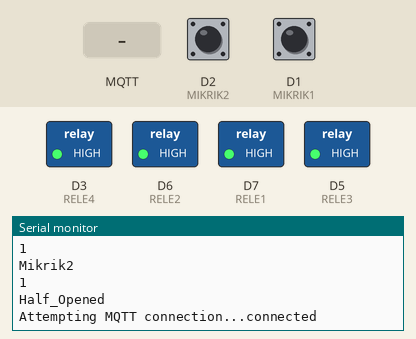
This program was run on a simulated ESP8266 (Wemos D1 mini). On the bench: switched loads named in the program (green lamp = pin HIGH), the last lines printed to the serial monitor. The test bench sets the inputs (shaded band); at power-on: D2 (MIKRIK2) HIGH, D1 (MIKRIK1) HIGH. WiFi joins after 1.5 s; servers stay silent unless stated; network time is answered at once with the bench clock; no MQTT or app messages arrive unless stated.

Above: at 2.7 s.
2.8 s: MQTT message "Closed" arrives on the first subscribed topic
At 3.5 s:
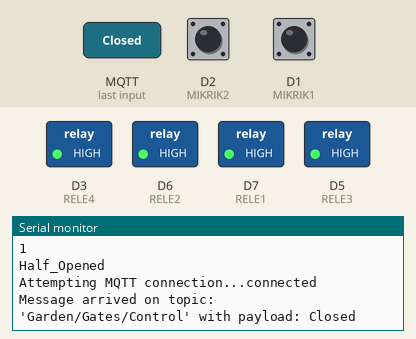
4.3 s: MQTT message "Opened" arrives on the first subscribed topic
At 5.5 s:
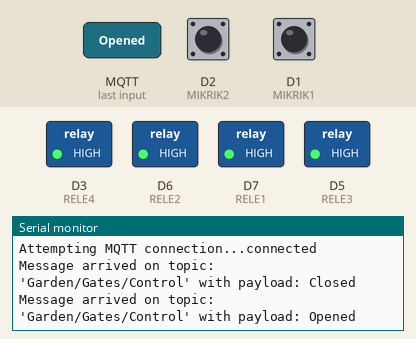
5.8 s: MQTT message "Half_Opened" arrives on the first subscribed topic
At 6.9 s:
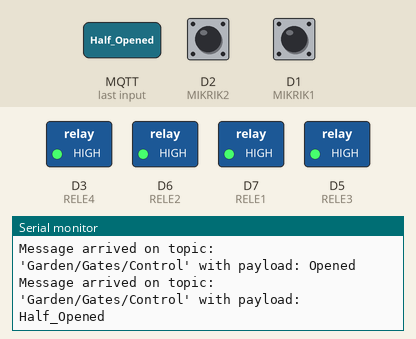

The program:

main.cpp
```cpp
#include <Arduino.h>
#include <ESP8266WiFi.h>
#include <PubSubClient.h>
#include <NTPClient.h>
#include <WiFiUdp.h>
#include "certificate.h"

#define CERT mqtt_broker_cert
#define MSG_BUFFER_SIZE (50)
#define RELE1 D7
#define RELE2 D6
#define RELE3 D5
#define RELE4 D3
#define MIKRIK1 D1
#define MIKRIK2 D2
#define sub1 "open"
#define sub2 "close"
#define mqttTopicOut "Garden/Gates/State"
#define mqttTopicIn "Garden/Gates/Control"
//--------------------------------------
// config (edit here before compiling)
//--------------------------------------
//#define MQTT_TLS // uncomment this define to enable TLS transport
//#define MQTT_TLS_VERIFY // uncomment this define to enable broker certificate verification
const char* ssid = "QWww";
const char* password = "9498498499";
const char* mqtt_server = "192.168.0.138"; // eg. your-demo.cedalo.cloud or 192.168.1.11
const uint16_t mqtt_server_port = 1883; // or 8883 most common for tls transport
const char* mqttUser = "qaplok";
const char* mqttPassword = "qar2tip3";


String State = "Unknow";
String State_now = "Unknow";
bool StateM1, StateM2;
static unsigned long lastStateRead = 0;
// Топик LWT, одновременно это топик статуса устройства:
// - в рабочем состоянии в этом топике будет сообщение "online"
// - когда устройство по какой-либо причине отключится от сервера, сервер примерно через 60 секунд опубликует LWT "offline"
const char* mqttTopicDeviceStatus    = "Garden/Gates/Status";
const char* mqttDeviceStatusOn       = "online";
const char* mqttDeviceStatusOff      = "offline";
const int   mqttDeviceStatusQos      = 1;
const bool  mqttDeviceStatusRetained = true;


// Текстовое отображение для состояния входов
const char* mqttInputStatusClosed       = "Closed";
const char* mqttInputStatusOpened      = "Opened";
const char* mqttInputStatusHalfOpened      = "Half_Opened";
const bool  mqttInputStatusRetained  = false;

//--------------------------------------
// globals
//--------------------------------------
#ifdef MQTT_TLS
  WiFiClientSecure wifiClient;
#else
  WiFiClient wifiClient;
#endif
WiFiUDP ntpUDP;
NTPClient timeClient(ntpUDP);
PubSubClient mqttClient(wifiClient);

//--------------------------------------
// function setup_wifi called once
//--------------------------------------
void setup_wifi() {
  digitalWrite(RELE1, HIGH);
  digitalWrite(RELE2, HIGH);
  digitalWrite(RELE3, HIGH);
  digitalWrite(RELE4, HIGH);
  delay(10);
  Serial.println();
  Serial.print("Connecting to ");
  Serial.println(ssid);

  WiFi.begin(ssid, password);

  while (WiFi.status() != WL_CONNECTED) {
    delay(500);
    Serial.print(".");
  }

  timeClient.begin();

#ifdef MQTT_TLS
  #ifdef MQTT_TLS_VERIFY
    X509List *cert = new X509List(CERT);
    wifiClient.setTrustAnchors(cert);
  #else
    wifiClient.setInsecure();
  #endif
#endif

  Serial.println("WiFi connected");
}

void open_gates(){
  if ((State == "Closed") || (State = "Half_Opened")){
    digitalWrite(RELE1, LOW);
    digitalWrite(RELE3, LOW);
    digitalWrite(RELE2, HIGH);
    digitalWrite(RELE4, HIGH);
  }
  State_now = "Open_now";
}

void close_gates(){
  if ((State == "Opened") || (State = "Half_Opened")){
    digitalWrite(RELE2, LOW);
    digitalWrite(RELE4, LOW);
    digitalWrite(RELE1, HIGH);
    digitalWrite(RELE3, HIGH);
  }
  State_now = "Close_now";
}

void read_state(){
  if (State == "Opened"){
    mqttClient.publish(mqttTopicOut, mqttInputStatusClosed, mqttInputStatusRetained);
  }
  if (State == "Closed"){
    mqttClient.publish(mqttTopicOut, mqttInputStatusOpened, mqttInputStatusRetained);
  }
  if (State == "Half_Opened"){
    mqttClient.publish(mqttTopicOut, mqttInputStatusHalfOpened, mqttInputStatusRetained);
  }
}
//--------------------------------------
// function callback called everytime
// if a mqtt message arrives from the broker
//--------------------------------------
void callback(char* topic, byte* payload, unsigned int length) {
  Serial.print("Message arrived on topic: '");
  Serial.print(topic);
  Serial.print("' with payload: ");
  for (unsigned int i = 0; i < length; i++) {
    Serial.print((char)payload[i]);
  }
  Serial.println();
  String _payload;
  for (unsigned int i = 0; i < length; i++) {
    _payload += String((char)payload[i]);
  };
  _payload.toLowerCase();
  _payload.trim();

  if (_payload.equals(sub1))
  {
    open_gates();
  }
  if (_payload.equals(sub2))
  {
    close_gates();
  }

}

//--------------------------------------
// function connect called to (re)connect
// to the broker
//--------------------------------------
void connect() {
  while (!mqttClient.connected()) {
    Serial.print("Attempting MQTT connection...");
    String mqttClientId = "";
    if (mqttClient.connect(mqttClientId.c_str(), mqttUser, mqttPassword,
        mqttTopicDeviceStatus, mqttDeviceStatusQos, mqttDeviceStatusRetained, mqttDeviceStatusOff)) {
      Serial.println("connected");
      mqttClient.publish(mqttTopicDeviceStatus, mqttDeviceStatusOn, mqttDeviceStatusRetained);
      mqttClient.subscribe(mqttTopicIn);

    } else {
      Serial.print("failed, rc=");
      Serial.print(mqttClient.state());
      Serial.println(" will try again in 5 seconds");
      digitalWrite(RELE1, HIGH);
      digitalWrite(RELE2, HIGH);
      digitalWrite(RELE3, HIGH);
      digitalWrite(RELE4, HIGH);
      delay(5000);
    }
  }
}

//--------------------------------------
// main arduino setup fuction called once
//--------------------------------------
void setup() {
  pinMode(MIKRIK1, INPUT_PULLUP);
  pinMode(MIKRIK2, INPUT_PULLUP);
  pinMode(RELE1, OUTPUT);
  pinMode(RELE2, OUTPUT);
  pinMode(RELE3, OUTPUT);
  pinMode(RELE4, OUTPUT);
  digitalWrite(RELE1, HIGH);
  digitalWrite(RELE2, HIGH);
  digitalWrite(RELE3, HIGH);
  digitalWrite(RELE4, HIGH);

  Serial.begin(115200);
  setup_wifi();
  mqttClient.setServer(mqtt_server, mqtt_server_port);
  mqttClient.setCallback(callback);
  StateM1 = digitalRead(MIKRIK1);
  Serial.println("Mikrik1");
  Serial.println(StateM1);
  StateM2 = digitalRead(MIKRIK2);
  Serial.println("Mikrik2");
  Serial.println(StateM2);
  if (StateM1 == 0) {State = "Closed";}
  if (StateM2 == 0) {State = "Opened";}
  if ((StateM2 == 1) & (StateM1 == 1)) {State = "Half_Opened";}
  if ((StateM2 == 0) & (StateM1 == 0)) {State = "Error_mikrik";}
  Serial.println(State);
}

//--------------------------------------
// main arduino loop fuction called periodically
//--------------------------------------
void loop() {
  if (!mqttClient.connected()) {
    connect();
  }
  //Serial.println(lastStateRead);
  mqttClient.loop();
  timeClient.update();

  if ((millis() - lastStateRead) >= 2000) {
    lastStateRead = millis();
    StateM1 = digitalRead(MIKRIK1);
    StateM2 = digitalRead(MIKRIK2);
    if (StateM1 == 0) {State = "Closed";}
    if (StateM2 == 0) {State = "Opened";}
    if ((StateM2 == 0) & (StateM1 == 0)) {State = "Error_mikrik";}
    if ((StateM2 == 1) & (StateM1 == 1)) {State = "Half_Opened";}
    read_state();
  }

  if (State_now == "Break"){
    digitalWrite(RELE2, LOW);
    digitalWrite(RELE1, LOW);
    digitalWrite(RELE3, HIGH);
    digitalWrite(RELE4, HIGH);
    Serial.println("Break");
    delay(3000);
    digitalWrite(RELE2, HIGH);
    digitalWrite(RELE1, HIGH);
    State_now = "Wait";
    Serial.println("Wait");
    State_now = "Wait";
  }

  if (State_now == "Open_now"){
    Serial.println(State_now);
    StateM1 = digitalRead(MIKRIK1);
    if (StateM1 == 0){
      State_now = "Break";
      //State = "Opened";
      digitalWrite(RELE1, HIGH);
      digitalWrite(RELE3, HIGH);
    }
  }

  if (State_now == "Close_now"){
    Serial.println(State_now);
    StateM1 = digitalRead(MIKRIK2);
    if (StateM2 == 0){
      State_now = "Break";
      //State = "Closed";
      digitalWrite(RELE2, HIGH);
      digitalWrite(RELE4, HIGH);
    }
  }

}
```

certificate.h
```cpp
// (re)place the trusted X509 certificate for the tls connection below
// default below: Let's Encrypt R3 Serial Number: 91:2b:08:4a:cf:0c:18:a7:53:f6:d6:2e:25:a7:5f:5a valid until Sep 15 16:00:00 2025 GMT
const char mqtt_broker_cert[] PROGMEM = R"EOF(
-----BEGIN CERTIFICATE-----
MIIFFjCCAv6gAwIBAgIRAJErCErPDBinU/bWLiWnX1owDQYJKoZIhvcNAQELBQAw
TzELMAkGA1UEBhMCVVMxKTAnBgNVBAoTIEludGVybmV0IFNlY3VyaXR5IFJlc2Vh
cmNoIEdyb3VwMRUwEwYDVQQDEwxJU1JHIFJvb3QgWDEwHhcNMjAwOTA0MDAwMDAw
WhcNMjUwOTE1MTYwMDAwWjAyMQswCQYDVQQGEwJVUzEWMBQGA1UEChMNTGV0J3Mg
RW5jcnlwdDELMAkGA1UEAxMCUjMwggEiMA0GCSqGSIb3DQEBAQUAA4IBDwAwggEK
AoIBAQC7AhUozPaglNMPEuyNVZLD+ILxmaZ6QoinXSaqtSu5xUyxr45r+XXIo9cP
R5QUVTVXjJ6oojkZ9YI8QqlObvU7wy7bjcCwXPNZOOftz2nwWgsbvsCUJCWH+jdx
sxPnHKzhm+/b5DtFUkWWqcFTzjTIUu61ru2P3mBw4qVUq7ZtDpelQDRrK9O8Zutm
NHz6a4uPVymZ+DAXXbpyb/uBxa3Shlg9F8fnCbvxK/eG3MHacV3URuPMrSXBiLxg
Z3Vms/EY96Jc5lP/Ooi2R6X/ExjqmAl3P51T+c8B5fWmcBcUr2Ok/5mzk53cU6cG
/kiFHaFpriV1uxPMUgP17VGhi9sVAgMBAAGjggEIMIIBBDAOBgNVHQ8BAf8EBAMC
AYYwHQYDVR0lBBYwFAYIKwYBBQUHAwIGCCsGAQUFBwMBMBIGA1UdEwEB/wQIMAYB
Af8CAQAwHQYDVR0OBBYEFBQusxe3WFbLrlAJQOYfr52LFMLGMB8GA1UdIwQYMBaA
FHm0WeZ7tuXkAXOACIjIGlj26ZtuMDIGCCsGAQUFBwEBBCYwJDAiBggrBgEFBQcw
AoYWaHR0cDovL3gxLmkubGVuY3Iub3JnLzAnBgNVHR8EIDAeMBygGqAYhhZodHRw
Oi8veDEuYy5sZW5jci5vcmcvMCIGA1UdIAQbMBkwCAYGZ4EMAQIBMA0GCysGAQQB
gt8TAQEBMA0GCSqGSIb3DQEBCwUAA4ICAQCFyk5HPqP3hUSFvNVneLKYY611TR6W
PTNlclQtgaDqw+34IL9fzLdwALduO/ZelN7kIJ+m74uyA+eitRY8kc607TkC53wl
ikfmZW4/RvTZ8M6UK+5UzhK8jCdLuMGYL6KvzXGRSgi3yLgjewQtCPkIVz6D2QQz
CkcheAmCJ8MqyJu5zlzyZMjAvnnAT45tRAxekrsu94sQ4egdRCnbWSDtY7kh+BIm
lJNXoB1lBMEKIq4QDUOXoRgffuDghje1WrG9ML+Hbisq/yFOGwXD9RiX8F6sw6W4
avAuvDszue5L3sz85K+EC4Y/wFVDNvZo4TYXao6Z0f+lQKc0t8DQYzk1OXVu8rp2
yJMC6alLbBfODALZvYH7n7do1AZls4I9d1P4jnkDrQoxB3UqQ9hVl3LEKQ73xF1O
yK5GhDDX8oVfGKF5u+decIsH4YaTw7mP3GFxJSqv3+0lUFJoi5Lc5da149p90Ids
hCExroL1+7mryIkXPeFM5TgO9r0rvZaBFOvV2z0gp35Z0+L4WPlbuEjN/lxPFin+
HlUjr8gRsI3qfJOQFy/9rKIJR0Y/8Omwt/8oTWgy1mdeHmmjk7j1nYsvC9JSQ6Zv
MldlTTKB3zhThV1+XWYp6rjd5JW1zbVWEkLNxE7GJThEUG3szgBVGP7pSWTUTsqX
nLRbwHOoq7hHwg==
-----END CERTIFICATE-----
)EOF";
```

Measured:
- after the input at 2.8 s, the serial monitor: prints a new line at once (image 1)
- after the input at 4.3 s, the serial monitor: prints a new line at once (image 2)
- after the input at 5.8 s, the serial monitor: prints a new line at once (image 3)
